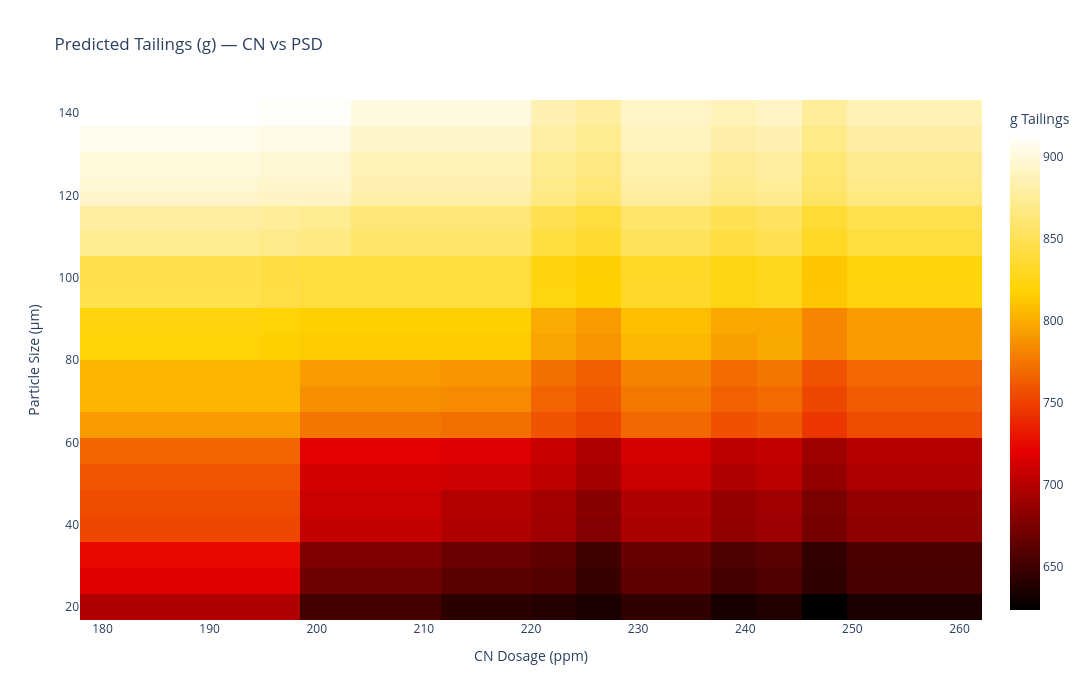

Write notebook code for a chart like this one.
### Markdown cell above
### 🔶 10.12.2: Grid-Based Prescription Explorer

This module evaluates a grid of possible CN and PSD combinations while holding grade and DO constant. The grid is scored using predicted tailings, and results are ranked and visualised using:
- A summary table,
- 2D heatmaps (Seaborn + Plotly),
- A 3D surface plot.

### Code cell
import os
import sys

# Adjust path to import local utils module
sys.path.append(os.path.abspath(".."))
from utils.prescription_utils import generate_prescriptive_grid

# --- Step 1: Baseline scenario and optimal targets ---
baseline_row = {
	"Leach_Cn_Adds_ppm": 200.0,
	"Effective_Particle_Size_um": 120.0,
	"Dissolved_Oxygen_Profile_Ppm_Leach_Tank_01_Imputed": 8.0,
	"Leach_Feed_Grade_Au_Gt_Day": 1.2
}

optimal_targets = {
	"Leach_Cn_Adds_ppm": 240.0,
	"Effective_Particle_Size_um": 20.0,
	"Dissolved_Oxygen_Profile_Ppm_Leach_Tank_01_Imputed": 15.0,
	"Leach_Feed_Grade_Au_Gt_Day": 1.2
}

# --- Step 2: Define ranges for CN and PSD; hold others fixed ---
ranges = {
	"Leach_Cn_Adds_ppm": np.linspace(180, 260, 20),
	"Effective_Particle_Size_um": np.linspace(20, 140, 20),
	"Dissolved_Oxygen_Profile_Ppm_Leach_Tank_01_Imputed": [baseline_row["Dissolved_Oxygen_Profile_Ppm_Leach_Tank_01_Imputed"]],
	"Leach_Feed_Grade_Au_Gt_Day": [baseline_row["Leach_Feed_Grade_Au_Gt_Day"]]
}

# --- Step 3: Generate full prescription grid ---
grid_df = generate_prescriptive_grid(baseline_row, model, ranges)

# --- Step 4: Summary table (top 10 by predicted improvement) ---
grid_df_sorted = grid_df.sort_values("Improvement (g)", ascending=False).reset_index(drop=True)
grid_df_sorted["Delta_Tailings"] = grid_df_sorted["Predicted_Tailings"].iloc[0] - grid_df_sorted["Predicted_Tailings"]
display(grid_df_sorted.head(10))

# --- Step 5: Heatmap - Seaborn ---
heatmap_data = grid_df.pivot_table(
	index="Effective_Particle_Size_um",
	columns="Leach_Cn_Adds_ppm",
	values="Predicted_Tailings"
).sort_index(ascending=False)

plt.figure(figsize=(12, 7))
ax = sns.heatmap(
	heatmap_data.sort_index(ascending=False),
	cmap="hot",
	annot=True,
	fmt=".0f",                        # Whole number annotation
	annot_kws={"size": 6},
	linewidths=0.5
)
ax.set_xticklabels(ax.get_xticklabels(), rotation=45, fontsize=8)
ax.set_yticklabels(ax.get_yticklabels(), rotation=0, fontsize=8)

# Format axis tick labels to integers
ax.set_xticklabels([f"{float(label.get_text()):.0f}" for label in ax.get_xticklabels()])
ax.set_yticklabels([f"{float(label.get_text()):.0f}" for label in ax.get_yticklabels()])

plt.title("Predicted Tailings (g) — CN vs PSD")
plt.xlabel("CN Dosage (ppm)")
plt.ylabel("Particle Size (µm)")
plt.tight_layout()
plt.show()


# --- Step 6: Heatmap - Plotly (interactive) ---
fig = go.Figure(
	data=go.Heatmap(
		z=heatmap_data.values,
		x=heatmap_data.columns,           # CN dosage (x-axis)
		y=heatmap_data.index,             # PSD (y-axis)
		colorscale="Hot",
		colorbar=dict(title="g Tailings"),
		hovertemplate="CN: %{x}<br>PSD: %{y}<br>Tailings: %{z:.1f} g<extra></extra>"
	)
)

# Define plot size in pixels using DPI logic
dpi = 100
figsize = (12, 7)  # width x height in inches

fig.update_layout(
	title="Predicted Tailings (g) — CN vs PSD",
	xaxis_title="CN Dosage (ppm)",
	yaxis_title="Particle Size (µm)",
	width=int(figsize[0] * dpi),
	height=int(figsize[1] * dpi)
)

fig.show()

# --- Step 7: 3D Surface Plot (matplotlib) ---
fig = plt.figure(figsize=(10, 7))
ax = fig.add_subplot(111, projection='3d')

x = grid_df["Leach_Cn_Adds_ppm"]
y = grid_df["Effective_Particle_Size_um"]
z = grid_df["Predicted_Tailings"]

if len(x.unique()) >= 3 and len(y.unique()) >= 3:
	surf = ax.plot_trisurf(x, y, z, cmap=cm.viridis, edgecolor='none')
	ax.set_xlabel("CN Dosage (ppm)")
	ax.set_ylabel("Particle Size (µm)")
	ax.set_zlabel("Tailings (g)")
	ax.set_title("3D Surface: Tailings vs CN & PSD")
	fig.colorbar(surf, shrink=0.5, aspect=10)
	plt.tight_layout()
	plt.show()
else:
	print("⚠️ Not enough variation in CN and PSD to generate surface plot.")

### Figure 1 — Plotly figure (JSON) as saved in the notebook; plotly's stock layout.template omitted (floating-point values rounded to 4 significant figures; data arrays with more than 128 entries replaced by an {"elided": "..."} marker saying what was removed)
{"data": [{"colorbar": {"title": {"text": "g Tailings"}}, "colorscale": [[0, "rgb(0,0,0)"], [0.3333, "rgb(230,0,0)"], [0.6667, "rgb(255,210,0)"], [1, "rgb(255,255,255)"]], "hovertemplate": "CN: %{x}<br>PSD: %{y}<br>Tailings: %{z:.1f} g<extra></extra>", "type": "heatmap", "x": [180, 184.2, 188.4, 192.6, 196.8, 200, 201.1, 205.3, 209.5, 213.7, 217.9, 222.1, 226.3, 230.5, 234.7, 238.9, 243.2, 247.4, 251.6, 255.8, 260], "y": [140, 133.7, 127.4, 121.0, 120, 114.7, 108.4, 102.1, 95.79, 89.47, 83.16, 76.84, 70.53, 64.21, 57.89, 51.58, 45.26, 38.95, 32.63, 26.32, 20], "z": {"elided": "21x21 float values"}}], "layout": {"height": 700, "title": {"text": "Predicted Tailings (g) — CN vs PSD"}, "width": 1200, "xaxis": {"title": {"text": "CN Dosage (ppm)"}}, "yaxis": {"title": {"text": "Particle Size (µm)"}}}}
